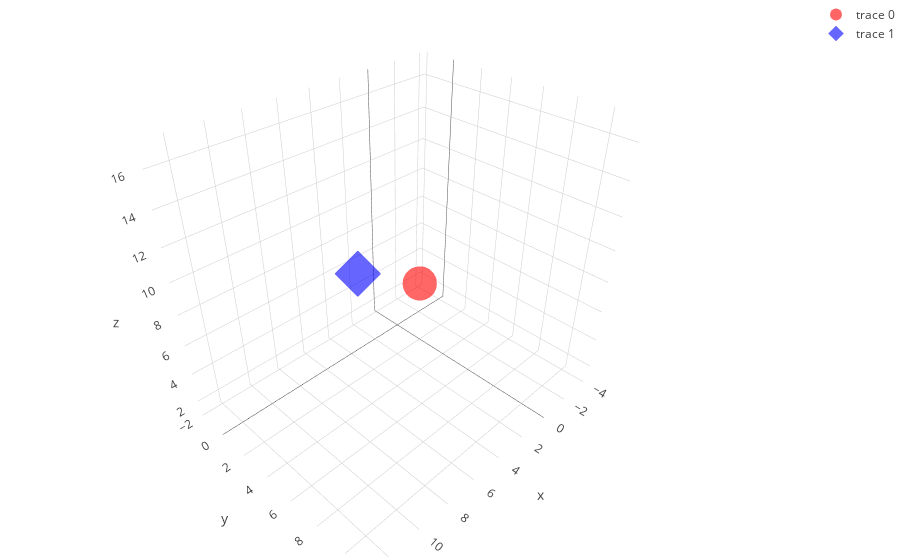

Notebook source saved alongside this figure:
### Code cell
interactive_3d_plot()

### Figure 1 — Plotly figure (JSON) as saved in the notebook; plotly's stock layout.template omitted (floating-point values rounded to 4 significant figures)
{"data": [{"marker": {"color": "red", "line": {"color": "rgba(217, 217, 217, 0.14)", "width": 0.5}, "opacity": 0.6, "size": 12, "symbol": "circle"}, "mode": "markers", "type": "scatter3d", "x": [-3.915], "y": [-1.777], "z": [1.509]}, {"marker": {"color": "blue", "line": {"color": "rgba(217, 217, 217, 0.14)", "width": 0.5}, "opacity": 0.6, "size": 12, "symbol": "diamond"}, "mode": "markers", "type": "scatter3d", "x": [12.76], "y": [11.12], "z": [16.82]}], "layout": {"margin": {"b": 0, "l": 0, "r": 0, "t": 0}}}
